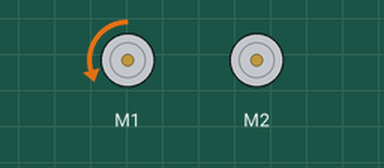
A sketch run on a simulated Arduino Uno, built with avr-gcc and run on an emulated ATmega328P. Parts: 2 × DC motor (green arrow = forward, orange = backward, longer = faster).

Above: at 0.1 s.
At 11.5 s:
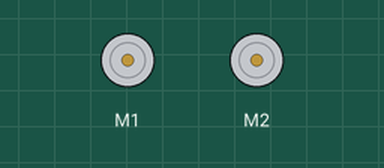
At 19.3 s:
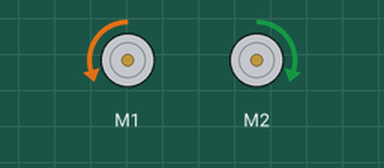
At 38.5 s:
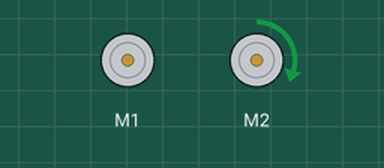
Timing chart, 0 to 40.0 s (numbered marks = the images above):
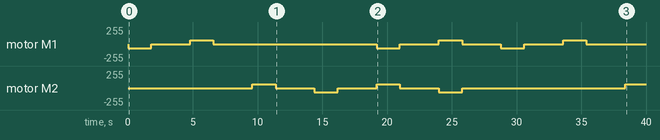

Measured:
- by itself, motor M2: stopped → forward 60/255 at 9.6 s, → stopped 1.8 s later, → backward 60/255 3.0 s later, → stopped 1.8 s later, … (9 changes in this stretch)
- by itself, motor M1: stopped → backward 60/255 at 0.00 s, → stopped 1.8 s later, → forward 60/255 3.0 s later, → stopped 1.8 s later, … (12 changes in this stretch)

The sketch:

motors.ino
```cpp
// Motor driver shield library
#include <Adafruit_MotorShield.h>
#include "utility/Adafruit_MS_PWMServoDriver.h"

// Create the motor shield object
Adafruit_MotorShield AFMS = Adafruit_MotorShield();
Adafruit_DCMotor *leftMotor = AFMS.getMotor(1);
Adafruit_DCMotor *rightMotor = AFMS.getMotor(2);

void setup() {
    // Set up motor driving
    AFMS.begin();  // create with the default frequency 1.6KHz
}

void loop() {
  //Set motor speeds.
  leftMotor->setSpeed(60);
  rightMotor->setSpeed(60);

  testAllTurns();

}

void moveForward(){
	leftMotor->run(FORWARD);
	rightMotor->run(FORWARD);
}

void moveBackward(){
	leftMotor->run(BACKWARD);
	rightMotor->run(BACKWARD);
}

void motorStop(){
	leftMotor->run(RELEASE);
	rightMotor->run(RELEASE);
}

void testAllTurns(){
  turnLeftLeftOnly();
  wait();
  turnRightLeftOnly();
  wait();

  turnLeftRightOnly();
  wait();
  turnRightRightOnly();
  wait();

  turnLeftBoth();
  wait();
  turnRightBoth();
  wait();
}

//Waits for three seconds.
void wait(){
  delay(3000);
}

//Turns left using only the left wheel. Right wheel does not move at all.
void turnLeftLeftOnly(){
  leftMotor->run(BACKWARD);
  delay(1800);

  leftMotor->run(RELEASE);
}

//Turns right using only the left wheel.
void turnRightLeftOnly(){
  leftMotor->run(FORWARD);
  delay(1800);

  leftMotor->run(RELEASE);
}

//Turns left using only right wheel.
void turnLeftRightOnly(){
  rightMotor->run(FORWARD);
  delay(1800);

  rightMotor->run(RELEASE);
}

//Turns right using only right wheel.
void turnRightRightOnly(){
  rightMotor->run(BACKWARD);
  delay(1800);

  rightMotor->run(RELEASE);
}

//Turns left using both wheels.
void turnLeftBoth(){
  leftMotor->run(BACKWARD);
  rightMotor->run(FORWARD);
  delay(1800);

  leftMotor->run(RELEASE);
  rightMotor->run(RELEASE);
}

//Turns right using both wheels.
void turnRightBoth(){
  leftMotor->run(FORWARD);
  rightMotor->run(BACKWARD);
  delay(1800);

  leftMotor->run(RELEASE);
  rightMotor->run(RELEASE);
}
```
